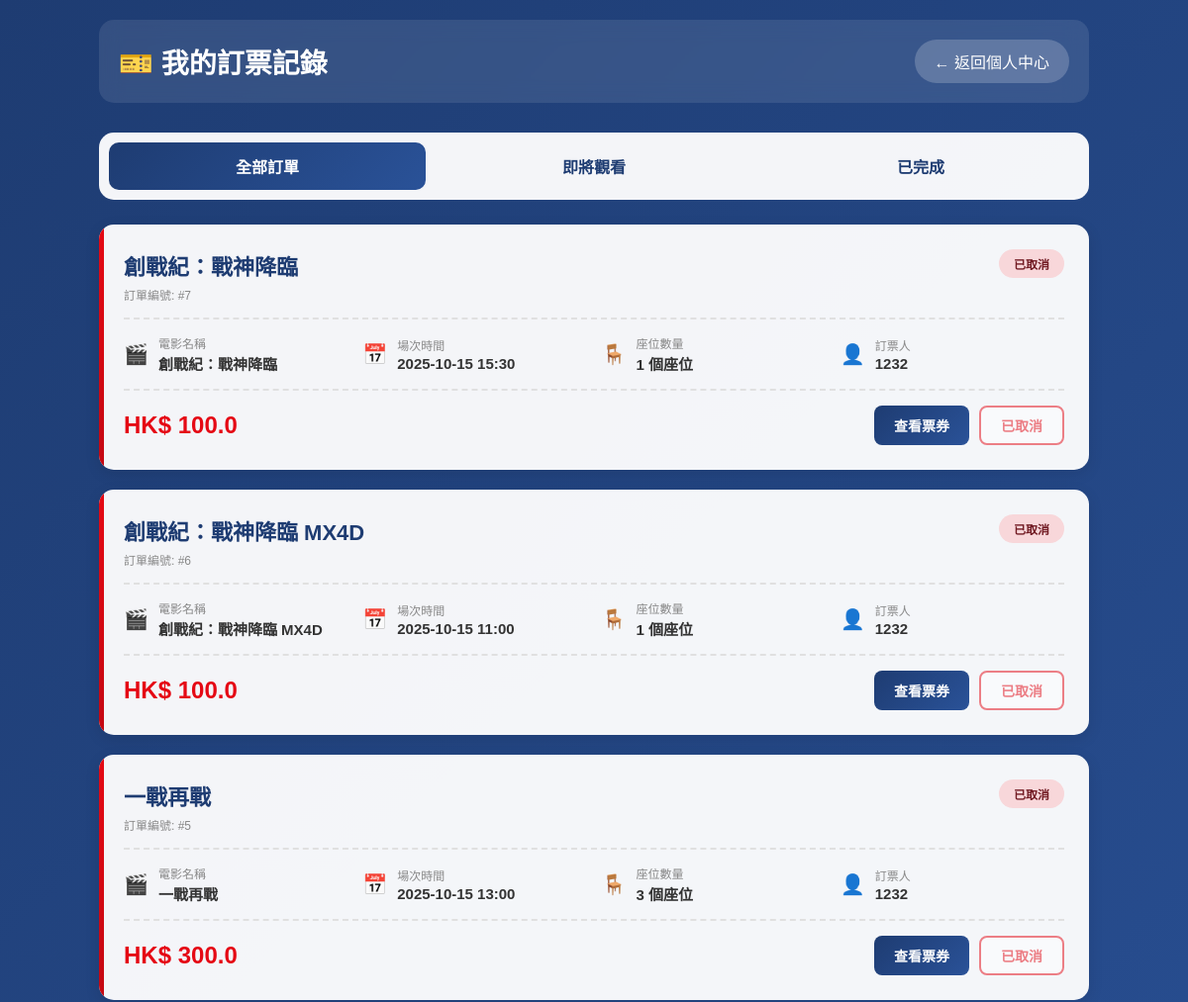
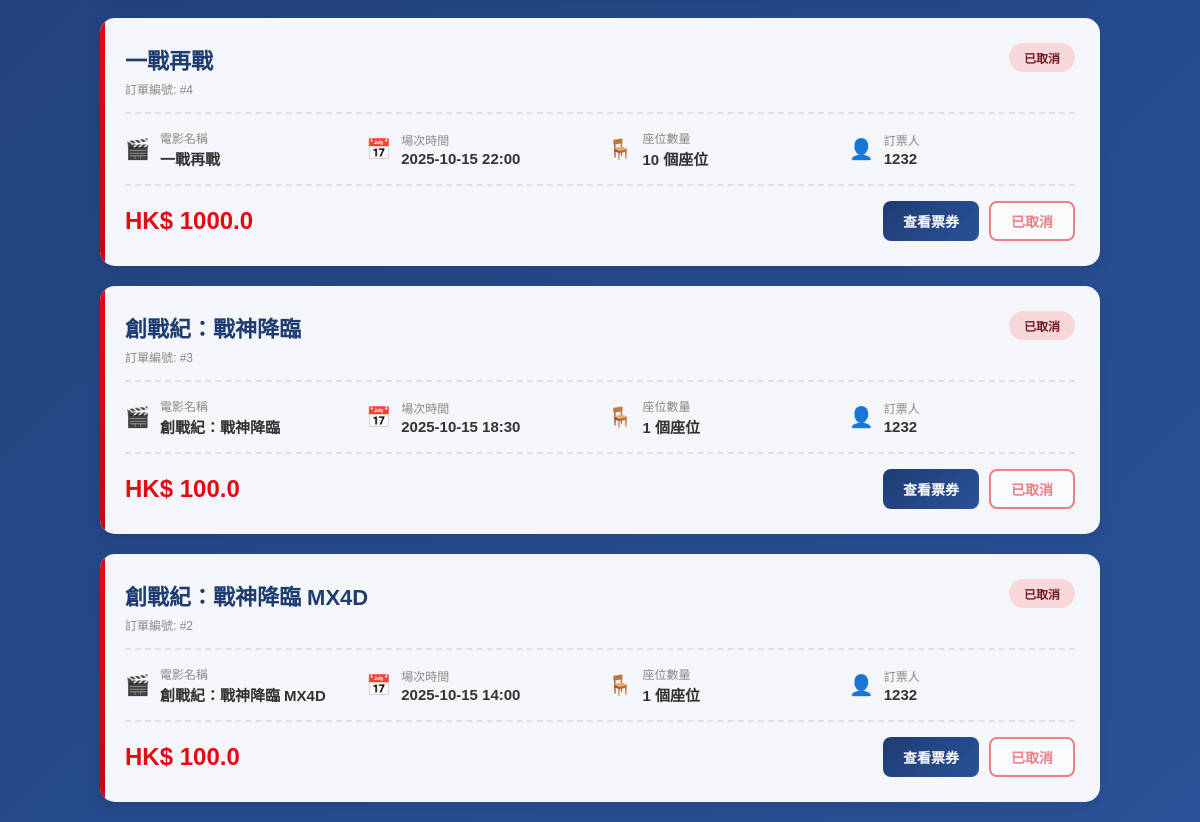
Screenshot of /my_bookings (signed in) with the database file from the repository (2 pictures, top to bottom).
### app/models.py (models this page shows, shortened)
class Ticket(db.Model):
    id = db.Column(db.Integer, primary_key=True)
    user_id = db.Column(db.Integer, db.ForeignKey('user.id'), nullable=False)
    movie_id = db.Column(db.Integer, nullable=False)
    movie_title = db.Column(db.String(128), nullable=False)
    showtime = db.Column(db.String(64), nullable=False)
    seats = db.Column(db.Integer, nullable=False)
    total_price = db.Column(db.Float, nullable=False)
    customer_name = db.Column(db.String(64), nullable=False)
    customer_email = db.Column(db.String(120), nullable=False)
    booking_date = db.Column(db.DateTime, default=datetime.utcnow)
    status = db.Column(db.String(20), default='confirmed')  # confirmed, cancelled, completed
    user = db.relationship('User', backref='tickets')

### app/routes.py (the view)
@app.route('/my_bookings')
@login_required
def my_bookings():
    user_tickets = Ticket.query.filter_by(user_id=current_user.id).order_by(Ticket.booking_date.desc()).all()
    bookings = []
    for ticket in user_tickets:
        bookings.append({
            'id': ticket.id,
            'movie_id': ticket.movie_id,
            'movie_title': ticket.movie_title,
            'showtime': ticket.showtime,
            'seats': ticket.seats,
            'total_price': ticket.total_price,
            'name': ticket.customer_name,
            'email': ticket.customer_email,
            'booking_date': ticket.booking_date,
            'status': ticket.status
        })
    return render_template('my_bookings.html.j2', bookings=bookings)

### app/models.py (called while the page is built)
@login.user_loader
def load_user(id):
    return User.query.get(int(id))

### app/templates/my_bookings.html.j2 (shortened to what this page needs)
<!DOCTYPE html>
<html lang="zh-HK">
<head>
</head>
<body>
    <div class="container">
        <div class="header">
            <h1>🎫 我的訂票記錄</h1>
            <a href="{{ url_for('profile') }}" class="back-btn">← 返回個人中心</a>
        </div>
        <div class="tabs">
            <button class="tab-btn active">全部訂單</button>
            <button class="tab-btn">即將觀看</button>
            <button class="tab-btn">已完成</button>
        </div>
        {% if bookings and bookings|length > 0 %}
        <div class="bookings-list">
            {% for booking in bookings %}
            <div class="booking-card">
                <div class="booking-header">
                    <div>
                        <div class="booking-title">{{ booking.movie_title }}</div>
                        <div class="booking-id">訂單編號: #{{ booking.id }}</div>
                    </div>
                    {% if booking.status == 'cancelled' %}
                        <span class="booking-status status-cancelled">已取消</span>
                    {% elif booking.status == 'completed' %}
                        <span class="booking-status status-completed">已完成</span>
                    {% else %}
                        <span class="booking-status status-confirmed">已確認</span>
                    {% endif %}
                </div>
                <div class="booking-details">
                    <div class="detail-item">
                        <span class="detail-icon">🎬</span>
                        <div class="detail-content">
                            <div class="detail-label">電影名稱</div>
                            <div class="detail-value">{{ booking.movie_title }}</div>
                        </div>
                    </div>
                    <div class="detail-item">
                        <span class="detail-icon">📅</span>
                        <div class="detail-content">
                            <div class="detail-label">場次時間</div>
                            <div class="detail-value">{{ booking.showtime }}</div>
                        </div>
                    </div>
                    <div class="detail-item">
                        <span class="detail-icon">🪑</span>
                        <div class="detail-content">
                            <div class="detail-label">座位數量</div>
                            <div class="detail-value">{{ booking.seats }} 個座位</div>
                        </div>
                    </div>
                    <div class="detail-item">
                        <span class="detail-icon">👤</span>
                        <div class="detail-content">
                            <div class="detail-label">訂票人</div>
                            <div class="detail-value">{{ booking.name }}</div>
                        </div>
                    </div>
                </div>
                <div class="booking-footer">
                    <div class="total-price">HK$ {{ booking.total_price }}</div>
                    <div class="action-btns">
                        <button class="action-btn view-ticket-btn" onclick="alert('電子票券功能開發中...')">查看票券</button>
                        {% if booking.status != 'cancelled' %}
                        <form method="POST" action="{{ url_for('cancel_ticket', ticket_id=booking.id) }}" style="display: inline;" onsubmit="return confirm('確定要取消此訂單嗎？退款將在 3-5 個工作天內處理。')">
                            <button type="submit" class="action-btn cancel-btn">退票</button>
                        </form>
                        {% else %}
                        <button class="action-btn cancel-btn" disabled style="opacity: 0.5; cursor: not-allowed;">已取消</button>
                        {% endif %}
                    </div>
                </div>
            </div>
            {% endfor %}
        </div>
        {% endif %}
    </div>
</body>
</html>

### app/templates/my_bookings.html.j2 (style rules this page uses)
* { margin: 0; padding: 0; box-sizing: border-box; }
body { font-family: 'Microsoft JhengHei', 'PingFang TC', sans-serif; background: linear-gradient(135deg, #1e3c72 0%, #2a5298 100%); min-height: 100vh; padding: 20px; }
.container { max-width: 1000px; margin: 0 auto; }
.header { display: flex; justify-content: space-between; align-items: center; padding: 20px; background: rgba(255, 255, 255, 0.1); backdrop-filter: blur(10px); border-radius: 15px; margin-bottom: 30px; }
.header h1 { color: #fff; font-size: 28px; display: flex; align-items: center; gap: 10px; }
.back-btn { background: rgba(255, 255, 255, 0.2); color: #fff; border: none; padding: 10px 20px; border-radius: 25px; cursor: pointer; text-decoration: none; transition: all 0.3s; font-size: 16px; }
.tabs { display: flex; gap: 10px; margin-bottom: 25px; background: rgba(255, 255, 255, 0.95); padding: 10px; border-radius: 15px; }
.tab-btn { flex: 1; padding: 12px 20px; border: none; background: transparent; color: #1e3c72; border-radius: 10px; cursor: pointer; font-size: 16px; font-weight: bold; transition: all 0.3s; }
.tab-btn.active { background: linear-gradient(135deg, #1e3c72 0%, #2a5298 100%); color: #fff; }
.bookings-list { display: flex; flex-direction: column; gap: 20px; }
.booking-card { background: rgba(255, 255, 255, 0.95); border-radius: 15px; padding: 25px; box-shadow: 0 4px 15px rgba(0, 0, 0, 0.1); transition: transform 0.3s; position: relative; overflow: hidden; }
.booking-card::before { content: ''; position: absolute; top: 0; left: 0; width: 5px; height: 100%; background: linear-gradient(135deg, #e50914 0%, #c40812 100%); }
.booking-header { display: flex; justify-content: space-between; align-items: start; margin-bottom: 15px; padding-bottom: 15px; border-bottom: 2px dashed #e0e0e0; }
.booking-title { font-size: 22px; font-weight: bold; color: #1e3c72; margin-bottom: 5px; }
.booking-id { font-size: 12px; color: #888; }
.booking-status { padding: 6px 15px; border-radius: 20px; font-size: 12px; font-weight: bold; }
.booking-details { display: grid; grid-template-columns: repeat(auto-fit, minmax(200px, 1fr)); gap: 15px; margin-bottom: 15px; }
.detail-item { display: flex; align-items: center; gap: 10px; }
.detail-icon { font-size: 20px; }
.detail-content { flex: 1; }
.detail-label { font-size: 12px; color: #888; margin-bottom: 2px; }
.detail-value { font-size: 15px; color: #333; font-weight: bold; }
.booking-footer { display: flex; justify-content: space-between; align-items: center; margin-top: 15px; padding-top: 15px; border-top: 2px dashed #e0e0e0; }
.total-price { font-size: 24px; font-weight: bold; color: #e50914; }
.action-btns { display: flex; gap: 10px; }
.action-btn { padding: 8px 20px; border: none; border-radius: 8px; cursor: pointer; font-size: 14px; font-weight: bold; transition: all 0.3s; }
.view-ticket-btn { background: linear-gradient(135deg, #1e3c72 0%, #2a5298 100%); color: #fff; }
.cancel-btn { background: #fff; color: #e50914; border: 2px solid #e50914; }
.status-cancelled { background: #f8d7da; color: #721c24; }

### rows the page displays
Ticket: movie_title "創戰紀：戰神降臨", id "7", status "已取消", showtime "2025-10-15 15:30", seats "1", name "1232", total_price "100.0"
Ticket: movie_title "創戰紀：戰神降臨 MX4D", id "6", status "已取消", showtime "2025-10-15 11:00", seats "1", name "1232", total_price "100.0"
Ticket: movie_title "一戰再戰", id "5", status "已取消", showtime "2025-10-15 13:00", seats "3", name "1232", total_price "300.0"
Ticket: movie_title "一戰再戰", id "4", status "已取消", showtime "2025-10-15 22:00", seats "10", name "1232", total_price "1000.0"
Ticket: movie_title "創戰紀：戰神降臨", id "3", status "已取消", showtime "2025-10-15 18:30", seats "1", name "1232", total_price "100.0"
Ticket: movie_title "創戰紀：戰神降臨 MX4D", id "2", status "已取消", showtime "2025-10-15 14:00", seats "1", name "1232", total_price "100.0"
